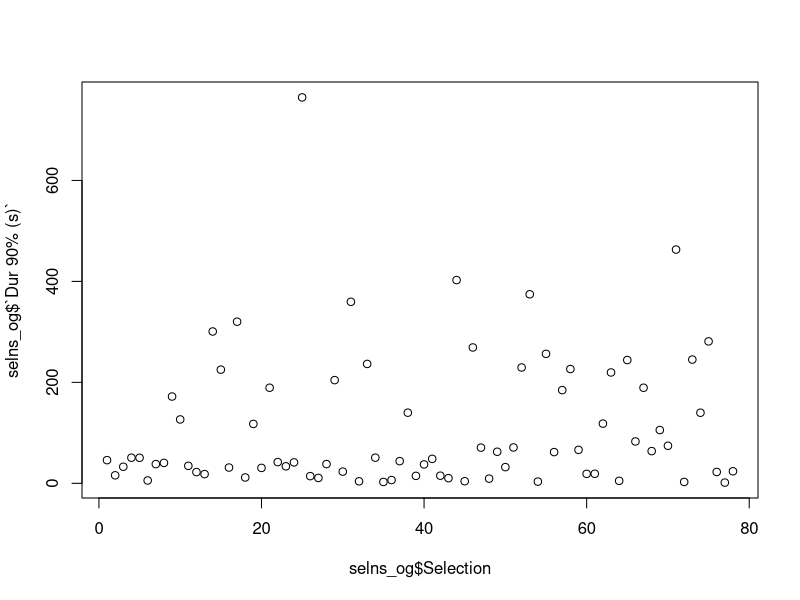
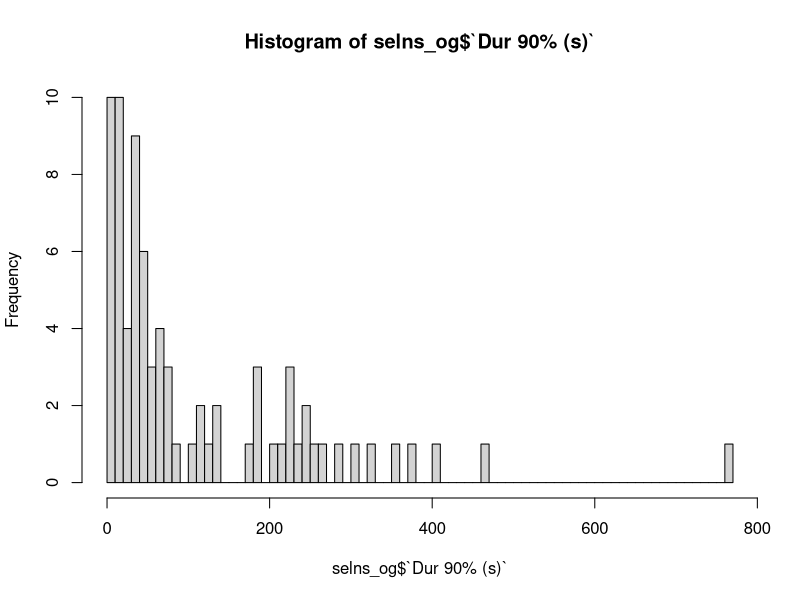

Here is the R script that generated these plots, in order:
## ---- chunk 1
knitr::opts_chunk$set(echo = TRUE)

# Load libraries

library(tidyverse)


## ---- chunk 2

# Load selection tables

selns_og <- read_delim("data/Raven_selections/6125.220928161024.Table.1.selections_intervals_JM.txt")


## ---- chunk 3

head(selns_og)

plot(selns_og$Selection, selns_og$`Dur 90% (s)`)
hist(selns_og$`Dur 90% (s)`, breaks = 100)
